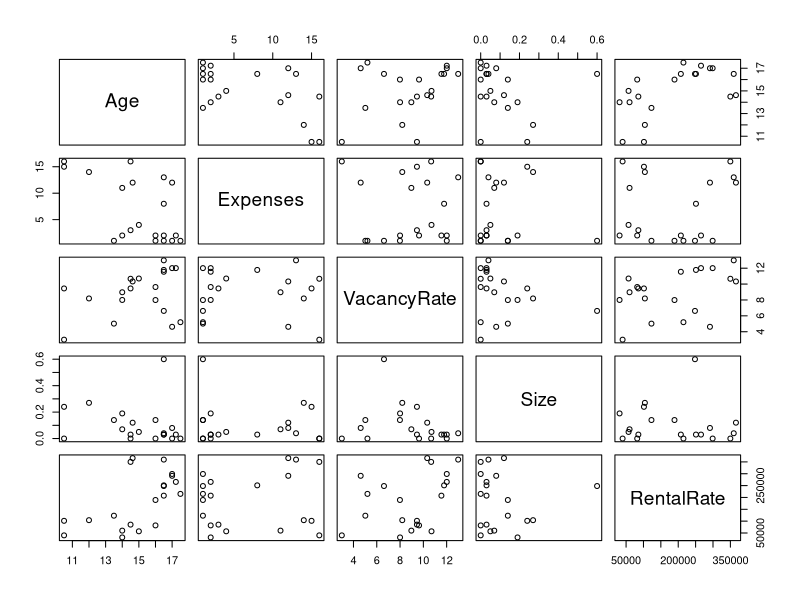

The R script that drew this image:
# Multiple Linear Regression - Introduction

# Based on a subset of the commercial property dataset.  
# Variables are the age of the property (X1), operating expenses and taxes (X2), vacancy rates
#(X3 ), total square footage (X4) and rental rates (Y )
# We want to predict the rental rate as a function of the other variables. 

# Data Import
Age=c(13.5,12,10.5,15,14,10.5,14,16.5,17.5,16.5,17,16.5,16,16.5,17.225,17,16,14.625,14.5,14.5)  
Expenses=c(1,14,16,4,11,15,2,1,1,8,12,2,2,13,2,1,1,12,16,3)
VacancyRate=c(5.02,8.19,3,10.7,8.97,9.45,8,6.62,5.2,11.78,4.62,11.55,9.63,12.99,12.01,12.01,7.99,10.33,10.67,9.45)  
Size=c(0.14,0.27,0,0.05,0.07,0.24,0.19,0.6,0,0.03,0.08,0.03,0,0.04,0.03,0,0.14,0.12,0,0.03) 
RentalRate=c(123000,104079,39998,57112,60000,101385,31300,248172,215000,251015,291264,207549,82000,359665,265500,299000,189258,366013,349930,85335)

# Convert to data frame
RentData=data.frame(Age,Expenses, VacancyRate, Size, RentalRate)

# Pairs Plot
pairs(RentData)
# correlation
cor(RentData)

# Use all explanatory variables
reg <- lm(RentalRate~ Age + Expenses + VacancyRate+ Size ,data=RentData)
summary(reg)

# Extra Information
beta = coefficients(reg) #least squares estimates
hat = hatvalues(reg) #hat values
yhat = fitted(reg) # predicted values
epsilon = residuals(reg) # residuals

# Predicted rental rate given values for the other variables
# The default is a 95% prediction interval
newdata = data.frame(Age=20, Expenses=12, VacancyRate=8, Size=0.2)
predict(reg, newdata, interval="predict") 